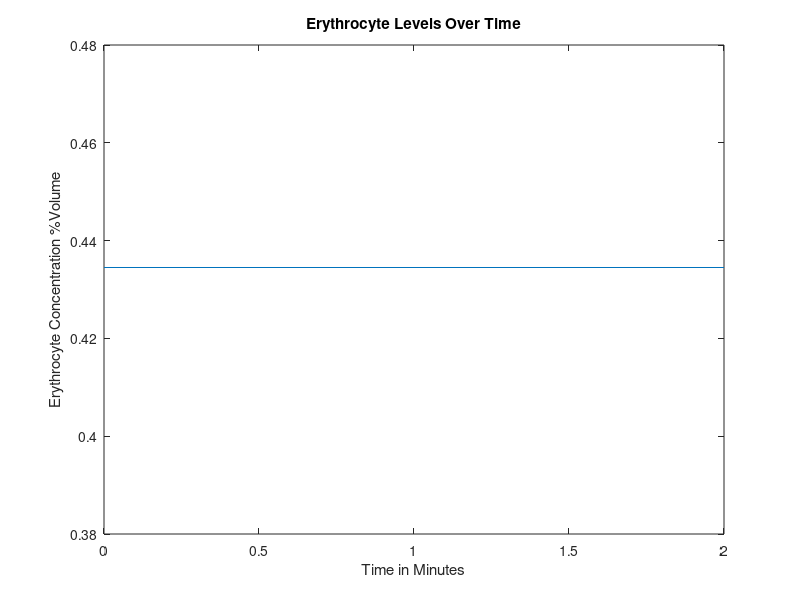
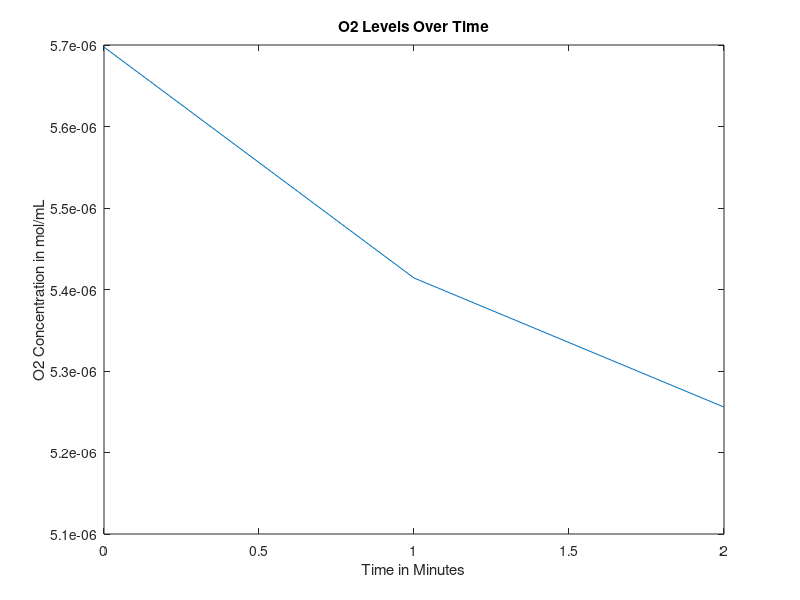
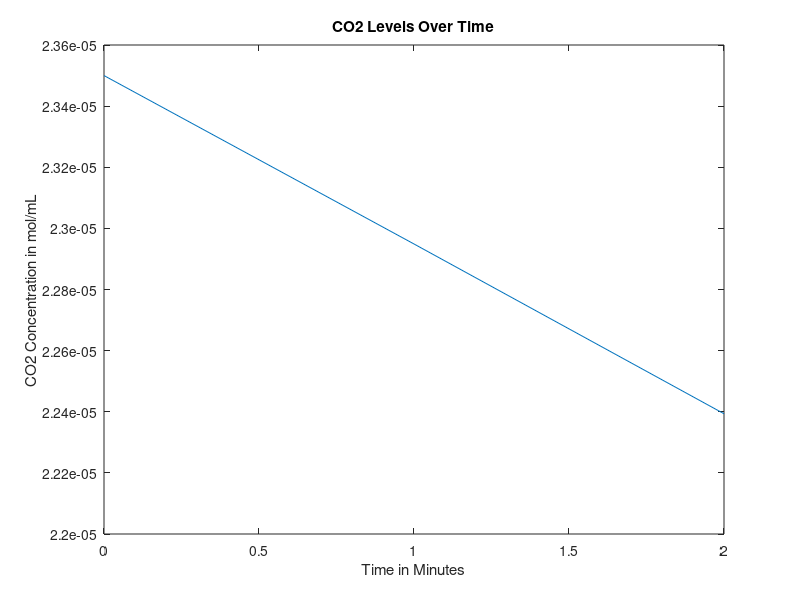
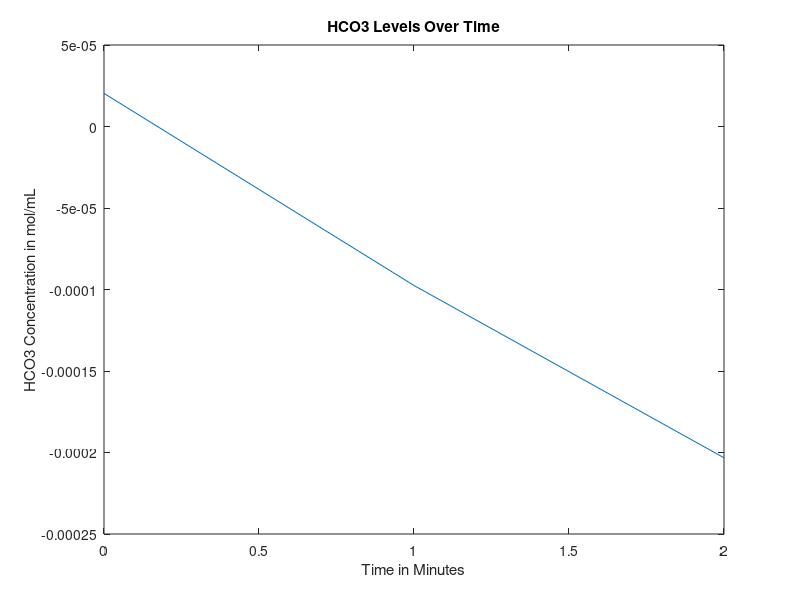

Write MATLAB code to recreate these figures, in order.
function mainfunction()

age = 30; %Age in years
gender = 0; %Gender, 0=male, 1=female
mass = 70; %Weight in kg
anemia = 0; %Is the patient anemic? 1 if yes, 0 if no

RQ=0.825;%reaction quotients for the general body and 
RQheart=0.7;

    if (40>=age)&&(age>0) %if/else statement that sets heart rate based on age, in bpm
        heartrate = 60;  
    else
        heartrate=70;
    end

    
%Intake of various nutrients
carbs=130;
calciumintake=1000;
sodiumintake=500;

if gender==1
    ironintake=18;
else
    ironintake=8;
end

bloodweight=0.07*mass; %sets mass of blood in the body based on percentage composition of blood and bodyweight


%SV=mass; %stroke volume, blood pumped out of heart per beat in mL

bloodflow0 = 1000*bloodweight/1.06; %blood flow out of heart per minute in mL, divided by density of 1.06 g/mL (steady state value)

% cvector = concentration vector, [cE, cNa, cCa, cIron, cGlucose, cO2,
% cCO2, cHCO3], where c = "concentration of", and the letters are our
% components


    if gender == 0 %if loop sets volume percentage of red blood cells based on gender
   cE = 0.4345;
    elseif gender == 1
   cE = 0.402;  
    end
 
%set concentration of O2 and CO2 in mol/mL at BTP in venous blood
cO2 = 0.00000569745;
cCO2 = 0.0000235;
%concentration of bicarbonate in venous blood, in mol/L
cHCO3 = 0.00002033;
%concnetartion of glucose in mol/mL
cGlucose = 0.0000055;
%Na concentration in mol/mL
cNa = 0.000137;
%Concentration of Ca in mol/mL
cCa = 0.00000118;
%Concentration of iron in mol/mL
cIron = 0.00012592;

cvector0 = [cE cO2 cCO2 cHCO3 cGlucose cNa cCa cIron]; %concentration in the blood, in moles? mL/mL of blood

cEtrack=[cvector0(1)];
cO2track=[cvector0(2)];
cCO2track=[cvector0(3)];
cHCO3track=[cvector0(4)];
cGlucosetrack=[cvector0(5)];
cNatrack=[cvector0(6)];
cCatrack=[cvector0(7)];
cIrontrack=[cvector0(8)];

for loop=1:2
%Run initial venous blood through the heart
[bloodflow, cvector] = lungs(bloodflow0, cvector0);
%Run blood from lungs to the heart
[bloodflow, cvector1] = heart(bloodflow, cvector, mass);
%These three values are the blood flows that go from the heart to each
%organ





if (18<=age) && (age<50)
   LW=452+16.34*mass+11.85*age-166*gender;
else
   LW=1390+15.94*mass-12.86*age;
end

%Volumetric flow rate in and out of liver (mL/min)
%Vi=Vj=V=100mL/min per 100g liver
%Blood flow distribution will change during iron deficiency anemia but we
%don't have a function modeling this yet
V=LW;






BFbraini=0.15*bloodflow;
BFliveri=V;
BFotherbloodi=bloodflow-BFbraini-0.3*BFliveri;
%Process each of these three blood flows in their respective organs
[BFbrainj, cvectorbrainj] = brain(BFbraini, cvector1, mass);
[BFotherbloodj, cvectorotherbloodj] = otherblood(BFotherbloodi, cvector1, carbs, calciumintake, sodiumintake, ironintake); 

Mvectorotherbloodliver=0.7*V*cvectorotherbloodj;
Mvectorheart=0.3*V*cvector1;
cvectorliverin=(Mvectorotherbloodliver+Mvectorheart)/V;

[BFliverj, cvectorliverj] = liver(BFliveri,cvectorliverin,gender,mass,LW);
%Redirect blood from liver to other blood and mix the two
Mvectorotherbloodj=(cvectorotherbloodj*(BFotherbloodj-0.7*V))+(cvectorliverj*BFliverj);
%Add the blood flow from other blood and liver to get new blood volume
BFotherbloodj=BFotherbloodj-0.7*V+BFliverj;
%Do a weighted average to get a new cvector
cvectorotherbloodj=Mvectorotherbloodj/BFotherbloodj;
%Send 25% of the blood flow to the kidneys
BFkidneyi=0.25*(BFbrainj+BFotherbloodj);
%Subtract blood sent to kidneys from other blood 
BFotherbloodj=BFotherbloodj-BFkidneyi;
%Have the kidneys process the blood they receive
[BFkidneyj, cvectorkidneyj] = kidney(BFkidneyi, cvectorotherbloodj,RQ);
%Send blood processed in kidneys back to other blood, pool with brain, create Mvector
Mvectorotherblood=(BFotherbloodj*cvectorotherbloodj)+(BFkidneyj*cvectorkidneyj)+(BFbrainj*cvectorbrainj);
%Reset the bloodflow back into the lungs to the blood flow we just computed
bloodflow0=BFotherbloodj+BFkidneyj+BFbrainj;
%Recompute cvector0 by dividing Mvectorotherblood by bloodflow0
cvector0=Mvectorotherblood/bloodflow0;

cEtrack=[cEtrack cvector0(1)];
cO2track=[cO2track cvector0(2)];
cCO2track=[cCO2track cvector0(3)];
cHCO3track=[cHCO3track cvector0(4)];
cGlucosetrack=[cGlucosetrack cvector0(5)];
cNatrack=[cNatrack cvector0(6)];
cCatrack=[cCatrack cvector0(7)];
cIrontrack=[cIrontrack cvector0(8)];

end

figure
plot(0:loop(end),cEtrack)
title('Erythrocyte Levels Over Time')
xlabel('Time in Minutes')
ylabel('Erythrocyte Concentration %Volume')

figure 
plot(0:loop(end),cO2track)
title('O2 Levels Over Time')
xlabel('Time in Minutes')
ylabel('O2 Concentration in mol/mL')

figure 
plot(0:loop(end),cCO2track)
title('CO2 Levels Over Time')
xlabel('Time in Minutes')
ylabel('CO2 Concentration in mol/mL')

figure 
plot(0:loop(end),cHCO3track)
title('HCO3 Levels Over Time')
xlabel('Time in Minutes')
ylabel('HCO3 Concentration in mol/mL')

figure 
plot(0:loop(end),cGlucosetrack)
title('Glucose Levels Over Time')
xlabel('Time in Minutes')
ylabel('Glucose Concentration in mol/mL')

figure
plot(0:loop(end),cNatrack)
title('Na Levels Over Time')
xlabel('Time in Minutes')
ylabel('Na Concentration in mol/mL')

figure
plot(0:loop(end),cCatrack)
title('Ca Levels Over Time')
xlabel('Time in Minutes')
ylabel('Ca Concentration in mol/mL')

figure
plot(0:loop(end),cIrontrack)
title('Iron Levels Over Time')
xlabel('Time in Minutes')
ylabel('Iron Concentration in mol/mL')





end




function [bloodout, Cout] = lungs(vblood, Cvector)
    % This function finds the output terms for each component coming out of
    % the lungs.
    % Input: W = weight;
    %        Cvector - vector containing initial concentrations of each component
    %        entering heart
    % Output: Cout - vector containing final concentrations of each
    %         component leaving heart
    
    % Finding volumetric flow rate of blood (volumetric flow rate of blood
    % in = out)
%     mblood = 0.07*W; %in kg
%     pblood = 1.06; %in kg/L %this value is dependent on other factors - can we use it? should we use 1?
%     vblood = mblood/pblood; %in L/min
    
    Cout = [];
    % Finding volumetric flow rate out of oxygen
    CiO2 = 0.000001964637; %5mL/100mL becomes .000001964637 mol
    %CdeoxygenatedO2 = 0.16; %from graph and partial pressure of oxygen in entering deoxygenated blood being...
                            %40 mmHg (this might also depend on hemoglobin)
    nO2i = vblood*(Cvector(2)+CiO2); %O2 in, mL/min
    nO2cons = .0002082515; %5.3 mL/min becomes .0002082515 mol/min
    nO2j = nO2i - nO2cons; %O2 out, mol/min
    Cout(2) = nO2j/vblood; %mol/mL
    
    % Finding volumetric flow rate out of carbon dioxide
    nCO2i = vblood*Cvector(3);
    nCO2cons = vblood*(.0000015716531); %vblood(mL/min) and concentration of blood consumed (mol/mL)
    %CjCO2 = 0.48; %48 mL/100 mL, should be dependent on hemoglobin, oxygen, things like that
    nCO2j = nCO2i - nCO2cons; %CO2 out, L/min
    Cout(3) = nCO2j/vblood;
    
    % Finding volumetric flow rate out of bicarbonate
    rHCO3CO2 = Cvector(4)/Cvector(3); %ratio of bicarbonate to carbon dioxide in blood leaving lungs
    nHCO3j = rHCO3CO2*nCO2j; %HCO3 out, mol/min
    Cout(4) = nHCO3j/vblood;
    
    % Finding volumetric flow rate out of calcium
    Cout(7) = Cvector(7); %calcium out, L/min
    
    % Finding volumetric flow rate out of iron
%      Cerythrocytes = 0.45; %45 mL/100 mL, this concentration changes depending on hemoglobin, but we need...
% %                           %to figure out this relationship
%      Chemoglobin = 0.335; %g/mL, this concentration also changes, but maybe only depending on demographics
% %                          %and anemia
%     Mhemoglobin = 65000; %g/mol
%     MFe = 55.845; %g/mol
%     CFe = (MFe*Chemoglobin*Cerythrocytes)/Mhemoglobin;
%     vFej = vblood*CFe; %iron out, L/min

    Cout(8) = Cvector(8); %iron concentration doesn't change in lungs?
    % Finding volumetric flow rate out of sodium
    Cout(6) = Cvector(6); %sodium out, L/min
    
    % Finding volumetric flow rate out of erythrocytes
    %vErythrocytesj = vblood*Cerythrocytes; %erythrocytes out, L/min, once again this concentration changes
    Cout(1) = Cvector(1);
    
    % Finding volumetric flow rate out of glucose
%     Chemoglobinblood = Chemoglobin*Cerythrocytes; %concentration of hemoglobin in blood, g/mL
%     Chemoglobinbloodmol = Chemoglobinblood/Mhemoglobin; %concentration of hemoglobin in blood, mol/mL
%     CO2bloodmol = 4*Chemoglobinbloodmol; %concentration of oxygen in blood dependent on this value of...
%                                          %hemoglobin, mol/mL
    %nO2cons = CO2bloodmol*vblood*1000; %molar flow rate of oxygen consumed, mol/min - can we somehow...
                                       %convert this into mL/min to get a
                                       %more accurate value of oxygen
                                       %consumed in the oxygen accounting
                                       %equation?
    nglucosecons = 6*nO2cons; %molar flow rate of glucose consumed, mol/min
%     Mglucose = 180.18; %g/mol
%     mglucosecons = nglucosecons*Mglucose; %g/min
%     pglucose = 1560; %g/L, is this what other people are using?
%     vglucosecons = mglucosecons/pglucose; %L/min
    nGlucosei = Cvector(5)*vblood;
    nGlucosej = nGlucosei - nglucosecons; %molar flow rate of glucose out, mol/min
    Cout(5) = nGlucosej/vblood;
    bloodout = vblood;
end
    
    %*thoughts I had while coding that we should consider: putting in
    %checks to make sure outflows that go directly to the next organ are
    %the same as those inflows - if they're not the same, find the problem
    %and/or change it to be the same
    % make sure everyone codes volumetric flow rate of blood and density of
    % blood in the same way





function [bloodflowj, cvectorj] = brain(bloodflowi, cvectori, mass)
%Blood volume conserved
bloodflowj=bloodflowi;

brainmass=0.02*mass*1000; %gives brain mass in grams as 2% body mass
Mvector=bloodflowi*cvectori;
%Create a null vector for cvectorj
cvectorj=zeros(1,8);
%Sets inflows equal to outflows for erythrocytes, Na, Ca, Iron
cvectorj(1)=cvectori(1);
cvectorj(6)=cvectori(6);
cvectorj(7)=cvectori(7);
cvectorj(8)=cvectori(8);

%Consume oxygen at 3.5 mL (in moles) per 100 gram per minute
MO2j=Mvector(2)-0.0001375246*(brainmass/100);
%Consume glucose at a rate of 120g/day
MGlucosej=Mvector(5)-(0.6660746/86400);%moles of glucose in - glucose requirements per day in moles/minutes in the day
%Calculate CO2 produced based on glucose consumed via respiration equation
MCO2j=Mvector(3)+6*(0.6660746/86400);
%Calculate HCO3 made when the CO2 is produced
rHCO3CO2=19.3/21.5; %ratio of bicarbonate to carbon dioxide in blood leaving lungs
HCO3j=Mvector(4)+rHCO3CO2*6*(0.6660746/86400);

%Calculate values above as concentrations and add them to cvectorj
cvectorj(2)=MO2j/bloodflowj;
cvectorj(5)=MGlucosej/bloodflowj;
cvectorj(3)=MCO2j/bloodflowj;
cvectorj(4)=HCO3j/bloodflowj;

end






%I don't know about modeling different conditions based on flow at a
%certain time, would it be better if we used t (for time, i.e. what step we
%are at)
%Also if carbon dioxide concentration changes, then I am pretty sure
%bicarbonate concentration will also change (by how much I'm not sure, I'm
%tired)
function [outflow, Cout] = heart(flow,Cvector,weight)
    % This function finds the output terms for each component coming out of
    % the heart.
    % Input: Cvector - vector containing initial concentrations of each component
    %        entering heart
    %        Flow - number that represents volumetric? flow of first inlet
    %        stream from lungs to heart
    % Output: Cout - vector containing final concentrations of each
    %         component leaving heart
    
    %how do I account for total blood/blood flow
    %so the Heart has multiple flows to it, but the heart will actually consume only once -- the first time because we are assuming that everything is happening in one heartbeat? 
Cout = [];
    %if flow == Flow1LungsToHeart
    
        % components that don't change:
        
        % Finding concentration out of glucose
Cout(5)=Cvector(5);
% Finding concentration out of erythrocytes
Cout(1)=Cvector(1);
% Finding concentration out of sodium
Cout(6)=Cvector(6);
% Finding concentration out of iron
Cout(8)=Cvector(8);
% Finding concentration out of calcium
Cout(7)=Cvector(7);
% Finding concentration out of bicarbonate, however I think
% bicarbonate will change because the concentration of carbon
% dioxide changes
Cout(4)=Cvector(4);

heartmass = weight*.003;
nO2cons = 32.5*(heartmass/300)*0.0000392927; %mL/min*mol/mL=mol/min
%vblood = (.07*weight)/1.06; %L/min, if the total volumetric blood flow leaving the lungs is the same as volumetric blood flow entering the heart
Cout(2) = (Cvector(2)*flow - nO2cons)/flow;
CO2gen = .7*nO2cons; %using respiratory quotient in the heart
Cout(3) = (Cvector(3)*flow + CO2gen)/flow;

    %components that do change
    % Finding volumetric flow rate out of oxygen
    % Finding volumetric flow rate out of carbon dioxide
    %heartRQ=0.7; %we are assuming that heart muscle cell metabolism comes soley from lipids
    %heartRQ=CO2produced/O2consumed;
    % O2 consumption: 30 - 35 mL/min per 300 g
    %based off of RQ find the CO2produced
    %vO2j=vO2-O2consumed but do units match
    %vCO2j=vCO2 + CO2produced
       
%     else 
%         % no components will change?
%         %Concentration2HeartToOther
%         %Concentration2HeartToBrain
%         %Concentration2HeartToLiver
%         %Concentration3BrainToHeart
%         %Concentration4LiverToHeart
%         %Concentration7OtherToHeart
%         %Concentration8HeartToLungs
%         
%         Cout(5)=Cvector(5);
%         Cout(1)=Cvector(1);
%         Cout(6)=Cvector(6);
%         Cout(8)=Cvector(8);
%         Cout(7)=Cvector(7);
%         Cout(4)=Cvector(4);
%         Cout(3)=Cvector(3);
%         Cout(2)=Cvector(2);
%     end
outflow = flow;
end







function [bloodflowj, cvectorout]=liver(V,cvectori,G,mass,LW)
%This function will deliver output volumetric flow rates for the concentration of
%the 8 components (mol/mLmin) out of the liver
%Input: G=Gender (1 if female, 0 if male)
%W=weight of person (kg); A=age of person (years)
%cvector=[cE,cO2,cCO2,cHCO3,cGlucose,cNa,cCa,cFe)
%Outputs are all in concentration flow rates (mol/mLmin) out

%Initializes cvectorout
cvectorout=[0,0,0,0,0,0,0,0];

%Wet weight of liver (g) due to person's demographics
%LW=Liver weight (g)
%make this into a seperate function if can although i really believe liver
%needs demographic info in



%Calculates concentration flow rate of red blood cells out 
%p=blood density in amount per mL
%Vbody=Volume of body in mL. Calculating assuming 7% of total body weight
%is blood, then divided by density of blood to find volume of blood
%RBCj=raw numerical flow rate of red blood cells out/min
%RBCi=raw numerical flow rate of RBC in/min
%nRBCj=molar flow rate of RBC out/min
%RBCcons=consumption rate of RBC/min 
%No generation of RBC in liver
if G==1
    p=1.2e10; %number of red blood cells per mL of PURE red blood cells
else
    p=1.2e10;
end
    %Calculate volume of the body
    Vbody=0.07*mass*1000/1.056;
    %Calculate the number of RBCs entering liver based on concentration,
    %flow rate, and pure RBC density
    RBCi=p*V*cvectori(1);
    %Consume some based on body size
    RBCcons=5.55555e-6*cvectori(1)*Vbody;%this had vickis original p here, confirm
    %Find pure volume of RBCs we now have based on number and density 
    VRBCj=(RBCi-RBCcons)/p;
    %Calculate volume of plasma that entered
    Vplasma=V*(1-cvectori(1));
    %Calculate new concentrations based on volumeRBCs/total volume
    cvectorout(1)=VRBCj/(VRBCj+Vplasma);
    %Bloodflow out = blood cells out + plasma volume
    bloodflowj=Vplasma+VRBCj;

%Calculates concentration flow rate of O2 out 
%No generation of O2
%nO2i=molar flow rate of O2/min in
%nO2j=molar flow rate of O2/min out
%nO2cons=molar consumption rate of O2/min
nO2i=0.0006286842*LW/100;
nO2cons=0.0002389*LW/100;
nO2j=nO2i-nO2cons;
cvectorout(2)=nO2j/V;

%Calculates concentration flow rate of CO2 out
%nCO2i=molar flow rate of CO2/min in
%nCO2j=molar flow rate of CO2/min out
%nCO2gen=molar flow rate of CO2/min generated
%RQ=Respiratory Quotient=mol CO2 produced/mol O2 consumed
RQ=0.825;
nCO2gen=RQ*nO2cons;
nCO2i=cvectori(3)*V;
nCO2j=nCO2i+nCO2gen;
cvectorout(3)=nCO2j/V;

%Calculates the required intake of protein in grams/min given a
%person's demographic information
%dprotein=daily protein intake in g/day
%protein=protein intake in g/min
dprotein=0.8*mass;
protein=dprotein/1440;

%Calculates the concentration flow rate of Bicarbonate out 
%Assume no generation of bicarbonate
%%Also liver just takes in bicarbonate from the heart and stomach
%1mole bicarbonate ions consumed by liver per 100g protein/day=0.06944g/min
nHCO3i=cvectori(4)*V;
nHCO3j=nHCO3i-protein/0.06944;
cvectorout(4)=nHCO3j/V;

%Calculates the concentration flow rate of Na2+ out 
%Assume no generation of Na2+, only in, out, and consumption
%nNai=molar flow rate of sodium in 
%nNacons=molar flow rate of sodium consumed given that 10% of bile salts
%are consumed, approx 600mL are produced per day, and there are 135mM Na+
%ions in bile.
%nNaj=molar flow rate of sodium out
nNacons=9.375e-9;
nNai=cvectori(6)*V;
nNaj=nNai-nNacons;
cvectorout(6)=nNaj/V;

%Calculates the concentration flow rate of Ca2+ out
%Assume no generation nor consumption.
%cCai=concentration flow rate of Ca2+ in mol/Lmin in
%cCaj=concentration flow rate of Ca2+ in mol/Lmin out
cvectorout(7)=cvectori(7);
%Calculates the concentration flow rate of Fe out
%Assume no generation since

%Still need to do Iron and Glucose in Liver
%Placeholder that sets in=out
cvectorout(5)=cvectori(5);
cvectorout(8)=cvectori(8);
end


function [bloodflowj, cvectorj] = kidney(bloodflowi, cvectori, RQ)
T=86400;%Multiplier that scales up the time period of interest to one day (required for glucose equation)
Kidneymass=300; %mass of the kidneys combined in grams

%Initialize all intakes
Mvector=bloodflowi*cvectori;
bloodflowj=bloodflowi;

%Consume relevant compounds to create outlet values

MEj=Mvector(1);
MIronj=Mvector(8);

MO2j=0.85*Mvector(2);
MNaj=(Mvector(6)-(Kidneymass/100)*((10*(25450*(Mvector(2)-MO2j)))-5))/1000;
MCaj=0.98*Mvector(7);
MGlucosej=Mvector(5)-(Mvector(5)*(0.226/((Mvector(5))*T)));
MCO2j=Mvector(3)+((Mvector(2)-MO2j)*RQ);
MHCO3j=Mvector(4)-0.15*(Mvector(4))+(.004/T);

%Recompute all concentrations using original mass of blood and new values

cIronj=MIronj/bloodflowj;
cNaj=MNaj/bloodflowj;
cO2j=MO2j/bloodflowj;
cCO2j=MCO2j/bloodflowj;
cEj=MEj/bloodflowj;
cGlucosej=MGlucosej/bloodflowj;
cHCO3j=MHCO3j/bloodflowj;
cCaj=MCaj/bloodflowj;

cvectorj=[cEj cO2j cCO2j cHCO3j cGlucosej cNaj cCaj cIronj];

end

function [outflow, Cout] = otherblood(flow, Cin, carbs, calciumintake, sodiumintake, ironintake)
Cout = [];
Cout(1) = Cin(1);
Cout(2) = Cin(2);
Cout(3) = Cin(3);
Cout(4) = Cin(4);
Cout(5) = (flow*Cin(5) + (.8*carbs)/180.156)/flow; %130g of carbs, 80 percent is directly translated to glucose, 20% is fructose and galactose which goes to the liver and may be converted to glucose at a later stage so another term is incoming
Cout(6) = (flow*Cin(6) + (sodiumintake/(1000*22.99)))/flow; %500 mg of sodium needed for vital functions so start with sodium intake being 500 mg
Cout(7) = (flow*Cin(7) + (calciumintake*.26)/(1000*40.08))/flow; %calcium intake should be around 1000 mg
Cout(8) = (flow*Cin(8) + (ironintake*.18)/(1000*55.845))/flow;%iron intake will be approximately 8 mg for males and 18 mg for females
outflow = flow;
end
